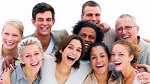
//> input picture code/FaceDetection/test1.jpg, 150 x 84 px
$ ./main   (built with g++ and OpenCV 4)
//> lines starting //> are read from the running program, lines starting //| are printed output that depends on the picture; after the words box and inside, x2 and y2 are one past the last pixel; in counts of white or black regions, pixels touching at a corner belong together
#include <opencv2/objdetect/objdetect.hpp>
#include <opencv2/highgui/highgui.hpp>
#include <opencv2/imgproc/imgproc.hpp>
#include "opencv2/core/core.hpp"
#include <opencv2/nonfree/features2d.hpp>

#include <iostream>
#include <stdio.h>

#define PI 3.14159265

using namespace std;
using namespace cv;


Mat visual_orientation(Mat ori, Size winSize, int cellSize, float scale);
Mat orientationVector(Mat src, float thresh_strength, string tag);

// Elastic matching
double dist(Vec2f vi, Vec2f vm);
float dist(float vi1, float vi2, float vm1, float vm2);  //Backup
Mat getDistance(Mat vi, Mat vm);
Mat elasticDist(Mat vi, Mat vm, float w[]);

// Not fully implemented
Mat hierarchicalSearch(Mat src, Mat match, float w[], int disparity, int coarserDisparity);


// Debuging use
void printMinMax(string matName, Mat mat);
void printMatrix(Mat m);
float getMin(Mat mat);
float getMax(Mat mat);
void showImage(string windowName, Mat image);


int main()
{
    cout << "Debugging" << endl;

    ///Image
    Mat src, src_copy, src_gray;
    Mat avg, avg_gray;
    Mat ori_src(src.rows, src.cols, CV_32FC2, Scalar(0, 0));
    Mat ori_avg(avg.rows, avg.cols, CV_32FC2, Scalar(0, 0));

    double resize_factor;
    float w[9] = { 96, 64, 96, 64, 0, 64, 96, 64, 96 };

    /// Load an image
    src = imread("test1.jpg");
//> src is the input picture: 84 rows x 150 cols, CV_8UC3; mean B, G, R 156.4, 162, 189.9
    avg = imread("m(01-32).jpg");
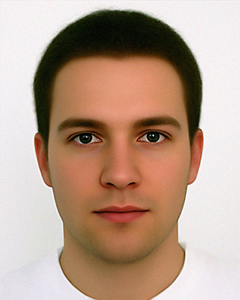
//> input picture code/FaceDetection/m(01-32).jpg, 240 x 300 px
//> avg is the input picture: 300 rows x 240 cols, CV_8UC3; mean B, G, R 141, 158.1, 184.4

    if (!src.data || !avg.data) {
        return -1;
    }

	src.copyTo(src_copy);
    GaussianBlur(src_copy, src_copy, Size(3, 3), 0, 0);

    /// Scale the average face to fit
    if (avg.rows > src_copy.rows) {
        resize_factor = (double)src_copy.rows / (double)avg.rows;
//> resize_factor = 0.28
        resize(avg, avg, Size(), resize_factor, resize_factor);
//> avg: 84 rows x 67 cols, CV_8UC3
    }
    if (avg.cols > src_copy.cols) {
        resize_factor = (double)src_copy.cols / (double)avg.cols;
        resize(avg, avg, Size(), resize_factor, resize_factor);
    }

    /// Scale all
    resize(avg, avg, Size(), 0.4, 0.4);
//> avg: 34 rows x 27 cols, CV_8UC3
    //resize(src_copy, src_copy, Size(), 0.2, 0.2);
	imshow("source", src);
	imshow("model", avg);

    /// Convert it to gray
    cvtColor(src_copy, src_gray, CV_RGB2GRAY);
    cvtColor(avg, avg_gray, CV_RGB2GRAY);

    /// Get orientations
    Mat display;
    ori_src = orientationVector(src_gray, 10, "src-");
    convertScaleAbs(visual_orientation(ori_src, ori_src.size(), 4, 0.0135), display);
    imshow("Orientation - Image", display);

    ori_avg = orientationVector(avg_gray, 10, "avg-");
    convertScaleAbs(visual_orientation(ori_avg, ori_avg.size(), 4, 0.0135), display);
    imshow("Orientation - Model", display);
    cout << "Done orientation\n";


	// [10 lines of commented-out code are left out]
    Mat distance = elasticDist(ori_src, ori_avg, w);
	const float min = getMin(distance);
	const float max = getMax(distance);

	Mat zero = Mat::zeros(distance.rows, distance.cols, CV_8U);
	bool isFace = false;
	int repeatFactor = 4;
	Size distSz = distance.size();
	for( int i=0; i<distSz.height; i++ ) {
		for( int j=0; j<distSz.width; j++ ) {
			isFace = false;
			distance.at<float>(i, j) = (distance.at<float>(i, j) - min) / (max-min) ;
			if( i<ori_avg.rows && j<ori_avg.cols ) {
					if( distance.at<float>(i, j) < 0.03 ){
						rectangle(src, Point(i-avg.cols/2, j-avg.rows/2), Point(i+avg.cols/2, j+avg.rows/2), Scalar(0, 0, 255));
					}
			}
		}
	}
	//printMatrix(distance);

	printMinMax("distance result", distance);
	imshow("elastic distance", distance);


	// [7 lines of commented-out code are left out]

	imshow("rect", src);

    cout << "Done all\n";
    waitKey(0);
    return 0;
}


Mat visual_orientation(Mat ori, Size winSize, int cellSize, float scale) {

    //Initialize
    Mat result(Size(ori.cols, ori.rows), CV_8UC3);
    result = Scalar(0, 0, 0);

    int col = winSize.width / cellSize;
    int row = winSize.height / cellSize;

    float temp[2] = { 0 };

    float*** ori_vec = new float**[row];
    for (int i = 0; i < row; i++) {
        ori_vec[i] = new float*[col];
        for (int j = 0; j < col; j++) {
            ori_vec[i][j] = new float[2];
        }
    }

    //float rm = 0;
    //float im = 0;

    //Get average V(x,y) for each cell
    for (int i = 0; i < row; i++) {
        for (int j = 0; j < col; j++) {
            for (int k = 0; k < cellSize; k++) {
                for (int p = 0; p < cellSize; p++) {
                    temp[0] += ori.at<Vec2f>(i * cellSize + k, j * cellSize + p)[0];
                    temp[1] += ori.at<Vec2f>(i * cellSize + k, j * cellSize + p)[1];
                }
            }
            ori_vec[i][j][0] = temp[0] / (float)(cellSize * cellSize);
            ori_vec[i][j][1] = temp[1] / (float)(cellSize * cellSize);
            temp[0] = 0;
            temp[1] = 0;
            //rm = rm > ori_vec[i][j][0]? rm : ori_vec[i][j][0];
            //im = im > ori_vec[i][j][1]? im : ori_vec[i][j][1];
        }
    }
    //cout << rm << " and " << im << "\n";

    //Draw
    for (int y = 0; y < row; y++)
    for (int x = 0; x < col; x++) {

        if (ori_vec[y][x][0] == 0 && ori_vec[y][x][1] == 0)
            continue;

        int draw_x = x * cellSize;
        int draw_y = y * cellSize;
        int m_x = draw_x + cellSize / 2;
        int m_y = draw_y + cellSize / 2;

        float x1 = m_x - ori_vec[y][x][0] * scale;
        float y1 = m_y - ori_vec[y][x][1] * scale;
        float x2 = m_x + ori_vec[y][x][0] * scale;
        float y2 = m_y + ori_vec[y][x][1] * scale;

        line(result, Point(x1, y1), Point(x2, y2), CV_RGB(255, 255, 255));
    }

    return result;
}

void showImage(string windowName, Mat image)
{
	Mat display;
	image.copyTo(display);
	convertScaleAbs( display, display);
	imshow( windowName, display );
}


Mat orientationVector(Mat src, float thresh_strength, string tag) {
//> called with thresh_strength = 10, tag = "src-"
    Mat display;

	Mat grad_x;
    Sobel(src, grad_x, CV_16S, 1, 0, 3, 1, 0, BORDER_DEFAULT);
	showImage(tag+"Sobel X", grad_x);

	Mat grad_y;
    Sobel(src, grad_y, CV_16S, 0, 1, 3, 1, 0, BORDER_DEFAULT);
    showImage(tag+"Sobel Y", grad_x);

	Mat strength;
    grad_x.convertTo(grad_x, CV_32F);
//> grad_x: 84 rows x 150 cols, CV_32FC1
    grad_y.convertTo(grad_y, CV_32F);
//> grad_y: 84 rows x 150 cols, CV_32FC1
    magnitude(grad_x, grad_y, strength);
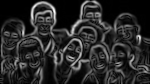
//> strength: 84 rows x 150 cols, CV_32FC1; min 0, max 725.6, mean 117.5; drawn with min black and max white
    threshold(strength, strength, thresh_strength, 0, THRESH_TOZERO);
//> strength: 84 rows x 150 cols, CV_32FC1; 10.38% of pixels changed, all inside (x1, y1, x2, y2) = (0, 0, 150, 84)
    showImage(tag+"magnitude", grad_x);

	Mat direction;
    divide(grad_y, grad_x, direction);
    Mat dir_mod;
    direction.copyTo(dir_mod);

    for (int i = 0; i < direction.rows; i++) {
        for (int j = 0; j < direction.cols; j++){
            direction.at<float>(i, j) = atan(direction.at<float>(i, j)) + PI / 2;
            if (direction.at<float>(i, j) >= PI
                && direction.at<float>(i, j) < (PI * 2)) {
                direction.at<float>(i, j) = direction.at<float>(i, j) - PI;
            }
            else if (direction.at<float>(i, j) >= 0
                && direction.at<float>(i, j) < PI){
            }
            else
                cout << "direction value out of range\n";
            dir_mod.at<float>(i, j) = fmod(direction.at<float>(i, j), (float)PI);
        }
    }
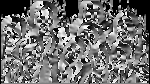
//> direction: 84 rows x 150 cols, CV_32FC1; 8.93% of the values are NaN or infinite; the others: min -4.55e-08, max 3.14, mean 1.52; drawn with min black, max white, NaN and infinite black
    //minMaxLoc( direction, &minVal, &maxVal, &minLoc, &maxLoc );
    convertScaleAbs(direction, display, (255.0 / PI));
    imshow( tag+"direction", display);

    ///Oritentation
	Mat orientation(src.rows, src.cols, CV_32FC2, Scalar(0, 0));
    for (int i = 0; i < src.rows; i++)
		for (int j = 0; j < src.cols; j++) {
			orientation.at<Vec2f>(i, j)[0] = strength.at<float>(i, j) * cos(direction.at<float>(i, j));
			orientation.at<Vec2f>(i, j)[1] = strength.at<float>(i, j) * sin(direction.at<float>(i, j));
		}
    convertScaleAbs(visual_orientation(orientation, src.size(), 4, 0.0135), display);
//> in visual_orientation, `int col = winSize.width / cellSize;`: col = 37
//> in visual_orientation, `int row = winSize.height / cellSize;`: row = 21
//> the loop in visual_orientation, `for (int i = 0; i < row; i++)` made 21 passes
//> the loop in visual_orientation, `for (int y = 0; y < row; y++)` made 21 passes
//> after the loop in visual_orientation, `for (int y = 0; y < row; y++)`:
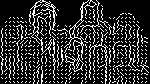
//> result: 84 rows x 150 cols, CV_8UC3; 18.5% white in thin lines or dots
//> the loop in visual_orientation (call 2), `for (int i = 0; i < row; i++)` made 21 passes
//> the loop in visual_orientation (call 2), `for (int y = 0; y < row; y++)` made 21 passes
//> call 2 of orientationVector, with thresh_strength = 10, tag = "avg-"
//> in orientationVector (call 2), `threshold(strength, strength, thresh_strength, 0, THRESH_TOZERO);`: strength: 34 rows x 27 cols, CV_32FC1; min 0, max 987.1, mean 177.9
//> after the loop in orientationVector (call 2), `for (int i = 0; i < direction.rows; i++)`:
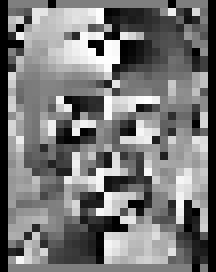
//> direction: 34 rows x 27 cols, CV_32FC1 (shown 8 times larger); 1.74% of the values are NaN or infinite; the others: min -4.55e-08, max 3.14, mean 1.5; drawn with min black, max white, NaN and infinite black
//> call 3 of visual_orientation, with winSize = Size(27, 34), cellSize = 4, scale = 0.0135
//> in visual_orientation (call 3), `int col = winSize.width / cellSize;`: col = 6
//> in visual_orientation (call 3), `int row = winSize.height / cellSize;`: row = 8
//> the loop in visual_orientation (call 3), `for (int i = 0; i < row; i++)` made 8 passes
//> the loop in visual_orientation (call 3), `for (int y = 0; y < row; y++)` made 8 passes
//> after the loop in visual_orientation (call 3), `for (int y = 0; y < row; y++)`:
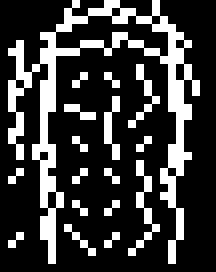
//> result: 34 rows x 27 cols, CV_8UC3 (shown 8 times larger); 23.4% white in thin lines or dots, all inside (x1, y1, x2, y2) = (1, 0, 25, 33)
    imshow(tag+"Orientation", display);

    return orientation;
}

double dist(Vec2f vi, Vec2f vm){
    double dist;
    if (norm(vi) > 0 && norm(vm) > 0) {
        dist = norm(vi, vm);
    }
    else {
        dist = 255;
    }
    return dist;
}

//Backup
// [12 lines left out: function dist, not called in this run]

Mat getDistance(Mat vi, Mat vm) {
	int sz[] = { vi.rows + vm.rows, vi.cols + vm.cols, vm.rows, vm.cols };
//> sz = [118, 177, 34, 27]
    int p[4];
    Mat distance2(4, sz, CV_32F, Scalar::all(255));

    for (int x = 0; x < vi.rows; x++) {
        for (int y = 0; y < vi.cols; y++) {
            for (int m = 0; m < vm.rows; m++) {
                for (int n = 0; n < vm.cols; n++) {
					if( x + m > vi.rows - 1 ||  y + n > vi.cols - 1)
						continue;
					p[0] = x;
					p[1] = y;
					p[2] = m;
					p[3] = n;
					if( x < vi.rows && y < vi.cols) {
						distance2.at<float>(p) = dist(vm.at<Vec2f>(m, n), vi.at<Vec2f>(x + m, y + n));
						//distance.at<float>(p) = dist(vm.at<Vec2f>(m, n)[0], vm.at<Vec2f>(m, n)[1],
						//vi.at<Vec2f>(x + m, y + n)[0], vi.at<Vec2f>(x + m, y + n)[1]);

					}
                }
            }
        }
		//cout << "line" << x << "\n";
    }
//> after the loop, p = [83, 149, 0, 0]

    return distance2;
}

Mat elasticDist(Mat vi, Mat vm, float w[]){
    Mat cost(vi.rows, vi.cols, CV_32F);
    double min, distTotal;
    float distNeighbor[9] = { 65025 };

    int sz[] = { vi.rows + vm.rows, vi.cols + vm.cols, vm.rows, vm.cols };
    int p[4];
    Mat distance(4, sz, CV_32F, Scalar::all(0));
    distance = getDistance(vi, vm);

    for (int x = 0; x < vi.rows; x++) {
        for (int y = 0; y < vi.cols; y++) {
            distTotal = 0;
            p[0] = x;
            p[1] = y;
            for (int m = 0; m < vm.rows; m++) {
                for (int n = 0; n < vm.cols; n++) {
                    min = -255;
                    /// +w(k,l)
                    p[2] = m; p[3] = n;
                    distNeighbor[4] = w[4] + pow(distance.at<float>(p), (float)2);
					p[2] = m - 1; p[3] = n - 1;
                    if (m > 0 && n > 0) {
                        distNeighbor[0] = w[0] + pow(distance.at<float>(p), (float)2);
                    }/* else {
						distNeighbor[0] = pow(distance.at<float>(p), (float)2);}*/
					p[2] = m; p[3] = n - 1;
                    if (n > 0) {
                        distNeighbor[1] = w[1] + pow(distance.at<float>(p), (float)2);
                        if (m < vm.rows - 1) {
							p[2] = m + 1; p[3] = n - 1;
							distNeighbor[2] = w[2] + pow(distance.at<float>(p), (float)2);
                        }
                    }/* else {
						distNeighbor[1] = pow(distance.at<float>(p), (float)2);
						p[2] = m + 1; p[3] = n - 1;
						distNeighbor[2] = pow(distance.at<float>(p), (float)2);
					}*/
					p[2] = m - 1; p[3] = n;
                    if (m > 0) {
                        distNeighbor[3] = w[3] + pow(distance.at<float>(p), (float)2);
                        if (n < vm.cols - 1) {
                        p[2] = m - 1; p[3] = n + 1;
                        distNeighbor[6] = w[6] + pow(distance.at<float>(p), (float)2);
                        }
                    } /*else {
						distNeighbor[3] = pow(distance.at<float>(p), (float)2);
						p[2] = m - 1; p[3] = n + 1;
						distNeighbor[6] = pow(distance.at<float>(p), (float)2);
					}*/
					 p[2] = m + 1; p[3] = n;
                    if (m < vm.rows - 1) {
                        distNeighbor[5] = w[5] + pow(distance.at<float>(p), (float)2);
                    } /*else {
						distNeighbor[5] = pow(distance.at<float>(p), (float)2);
					}*/
                    if (n < vm.cols - 1) {
                        p[2] = m; p[3] = n + 1;
                        distNeighbor[7] = w[7] + pow(distance.at<float>(p), (float)2);
                        if (m < vm.rows - 1) {
                        p[2] = m + 1; p[3] = n + 1;
                        distNeighbor[8] = w[8] + pow(distance.at<float>(p), (float)2);
                        }
					} /*else {
						p[2] = m; p[3] = n + 1;
                        distNeighbor[7] = pow(distance.at<float>(p), (float)2);
                        p[2] = m + 1; p[3] = n + 1;
                        distNeighbor[8] = pow(distance.at<float>(p), (float)2);
					}*/
                    ///Find min
                    for (int i = 0; i < 9; i++) {
                        if (min == -255) {
                            min = distNeighbor[i];
                        }
                        else {
                            min = min < distNeighbor[i] ? min : distNeighbor[i];
                        }
                    }//end-i(min)
                    distTotal += sqrt(min);
                    //cout << sqrt(min) << "\t";
                }//end-n
            }//end-m
            cost.at<float>(x, y) = distTotal;
            //cout << distTotal << "\t";
        }//end-y
    }//end-xs
//> this loop made 84 passes
//> distTotal on passes 1 to 12: 234090, 234090, 234090, 234090, 234090, 234090, 234090, 234090, 232627.2, 233066.3, 233665, 233713
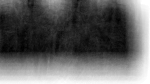
//> cost: 84 rows x 150 cols, CV_32FC1; min 66014.4, max 234090, mean 130539.8; drawn with min black and max white
//> after the loop, distTotal = 234090; p = [83, 149, 34, 26]; min = 65025; distNeighbor = [65121, 65089, 65121, 65089, 65025, 65089, 65121, 65089, 65121]


    return cost;
}

void printMinMax(string matName, Mat mat)
{
    double minVal;
    double maxVal;
    Point minLoc;
    Point maxLoc;

    minMaxLoc(mat, &minVal, &maxVal, &minLoc, &maxLoc);

    cout << "=========  " << matName << "  =========" << endl;
    cout << "min val : " << minVal << endl;
    cout << "max val: " << maxVal << endl;

}
// [9 lines left out: function printMatrix, not called in this run]

float getMin(Mat mat)
{
	double minVal;
    double maxVal;
    Point minLoc;
    Point maxLoc;

    minMaxLoc(mat, &minVal, &maxVal, &minLoc, &maxLoc);
//> minVal = 66014.4; maxVal = 234090; minLoc = Point(21, 47); maxLoc = Point(142, 0)
//> in main, `const float min = getMin(distance);`: min = 66014.4
	return minVal;
}

float getMax(Mat mat)
{
	double minVal;
    double maxVal;
    Point minLoc;
    Point maxLoc;

    minMaxLoc(mat, &minVal, &maxVal, &minLoc, &maxLoc);
//> minVal = 66014.4; maxVal = 234090; minLoc = Point(21, 47); maxLoc = Point(142, 0)
//> in main, `const float max = getMax(distance);`: max = 234090
//> after the loop in main, `for( int i=0; i<distSz.height; i++ )`: isFace = false
//> in printMinMax, `minMaxLoc(mat, &minVal, &maxVal, &minLoc, &maxLoc);`: minVal = 0; maxVal = 1; minLoc = Point(21, 47); maxLoc = Point(142, 0)
//| min val : 0
//| max val: 1
	return maxVal;
}


//===============================================================//
// The hierarchical image search is not fully implemented
//===============================================================//
// [95 lines left out: function hierarchicalSearch, not called in this run]
